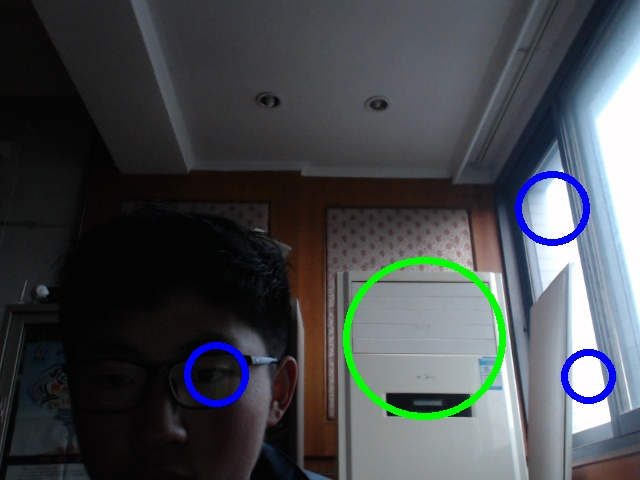
#> input picture BallDetector/src/test#1.jpg, 640 x 480 px, given in place of the camera
$ python beta.py
#> lines starting #> are read from the running program, lines starting #| are printed output that depends on the picture; after the words box and inside, x2 and y2 are one past the last pixel; in counts of white or black regions, pixels touching at a corner belong together
import cv2
import numpy as np
#import os.system as sys

import os
#lower = np.array([40,0,0])
#upper = np.array([85,255,255])
lower = (25,86,6)
upper = (64,255,255)
LowerBlue = np.array([100, 0, 0])
UpperBlue = np.array([130, 255, 255])
iBest = -1.0
try:
    cam2 = cv2.VideoCapture(0)
    cam = cv2.VideoCapture(1)
    _,frame2 = cam.read()
#> frame2 is the input picture: shape (480, 640, 3); mean B, G, R 77.4, 73.6, 69.5
    _,frame = cam2.read()
    cv2.namedWindow("splitter",cv2.WINDOW_AUTOSIZE)
except aa:
    print(aa.message)
    os._exit()
#es = cv2.getStructuringElement(cv2.MORPH_ELLIPSE, (10,10))
element = cv2.getStructuringElement(cv2.MORPH_RECT,(5,5))

HSV =  cv2.cvtColor(frame2,cv2.COLOR_BGR2HSV)
#> HSV: shape (480, 640, 3); mean H, S, V 84.3, 48.4, 82.9
#HSV = cv2.GaussianBlur(HSV, (5, 5), 0)
H,S,V = cv2.split(HSV)
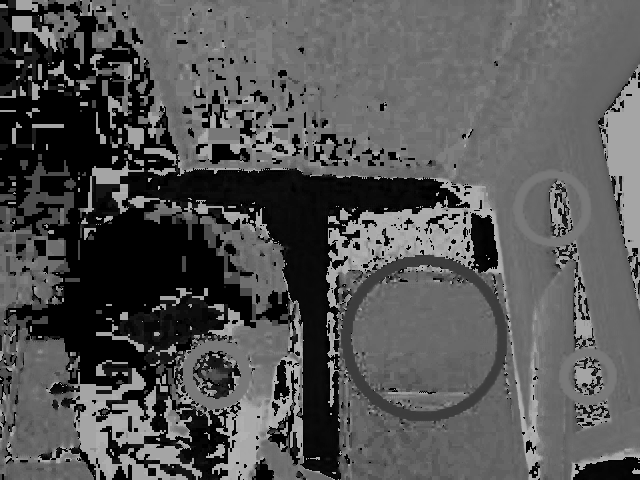
#> H: shape (480, 640); min 0, max 179, mean 84.3
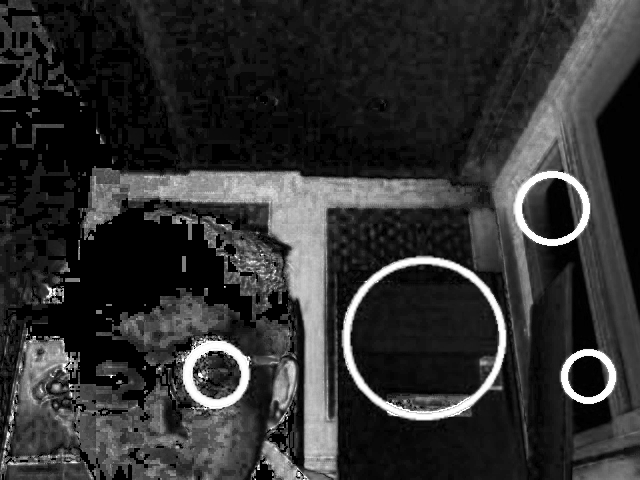
#> S: shape (480, 640); min 0, max 255, mean 48.4
mask = cv2.inRange(HSV,lower,upper)
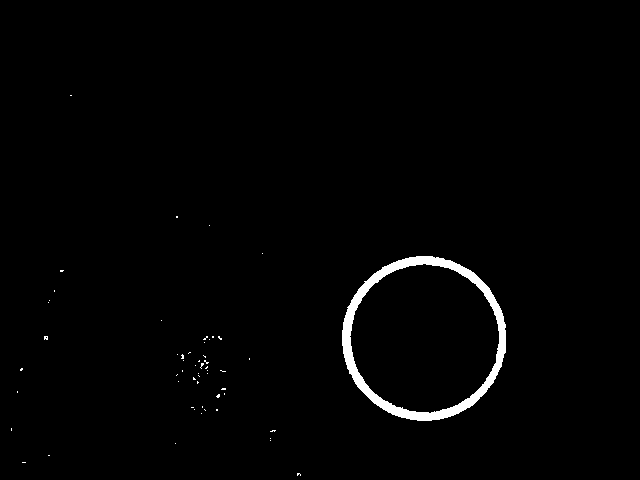
#> mask: shape (480, 640); 1.4% white; 56 white regions (55 under 20 px), largest, box (x1, y1, x2, y2) and area: (342, 256, 506, 421) 4101
mask = cv2.erode(mask, None, iterations=2)
#> mask: shape (480, 640); 0.51% white; 1 white region, box (x1, y1, x2, y2) and area: (344, 258, 504, 419) 1580
mask = cv2.dilate(mask, None, iterations=2)
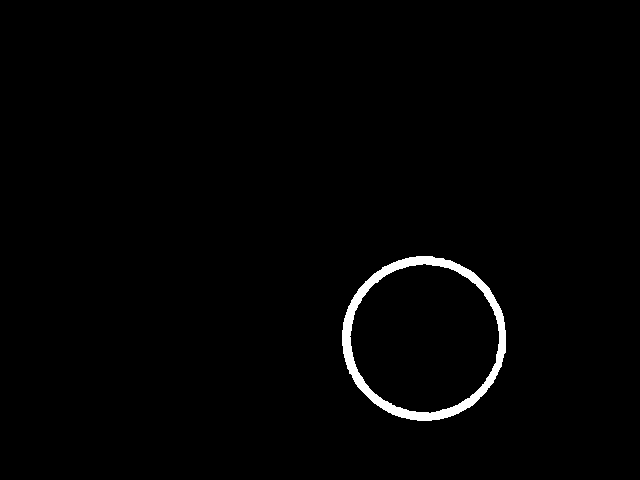
#> mask: shape (480, 640); 1.3% white; 1 white region
certain = cv2.bitwise_and(frame2,frame2,mask=mask)
#cv2.imshow("splitter",np.stack([frame,frame2,certain]))
diff = cv2.GaussianBlur(certain,(5,5),0)
diff = cv2.threshold(certain, 25, 255, cv2.THRESH_BINARY)[1]
diff = cv2.morphologyEx(diff,cv2.MORPH_OPEN,element)
diff = cv2.morphologyEx(diff,cv2.MORPH_CLOSE,element)
cnts = cv2.findContours(mask.copy(),cv2.RETR_EXTERNAL,cv2.CHAIN_APPROX_SIMPLE)[-2]
#> cnts = 1 contour; box (x1, y1, x2, y2) and area: (342, 256, 506, 421) 20940
center = None
if len(cnts)>0:
    c = max(cnts,key=cv2.contourArea)
#> c = contour of 216 points, box (x1, y1, x2, y2) (342, 256, 506, 421), area 20940
    ((x,y),radius) = cv2.minEnclosingCircle(c)
#> x = 423.7; y = 338.1; radius = 82.5
    M=cv2.moments(c)
#> M = moments, m00 20940.5, centre m10/m00, m01/m00 = (423.7, 338)
    center = (int(M["m10"]/M["m00"]), int(M["m01"] / M["m00"]))
#> center = (423, 338)
    if radius > 10:
        cv2.circle(frame2,(int(x),int(y)),int(radius),(0,255,255),2)
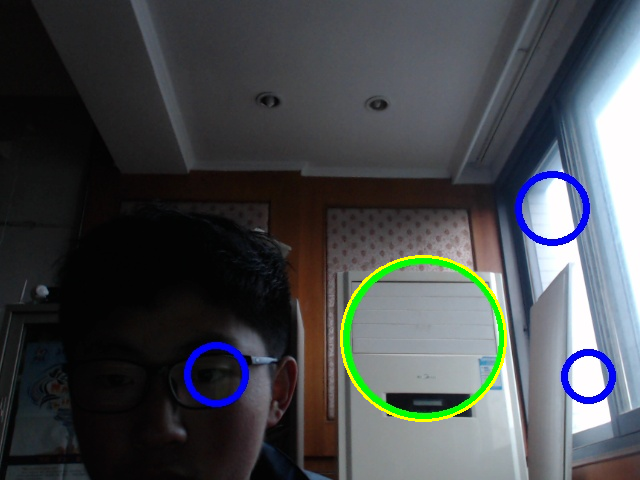
#> frame2: shape (480, 640, 3); 0.51% of pixels changed, all inside (x1, y1, x2, y2) = (340, 255, 507, 422)
        cv2.circle(frame2,center,5,(0,0,255),-1)
#> frame2: shape (480, 640, 3); 0.03% of pixels changed, all inside (x1, y1, x2, y2) = (418, 333, 429, 344)


gray = cv2.cvtColor(frame2,cv2.COLOR_BGR2GRAY)
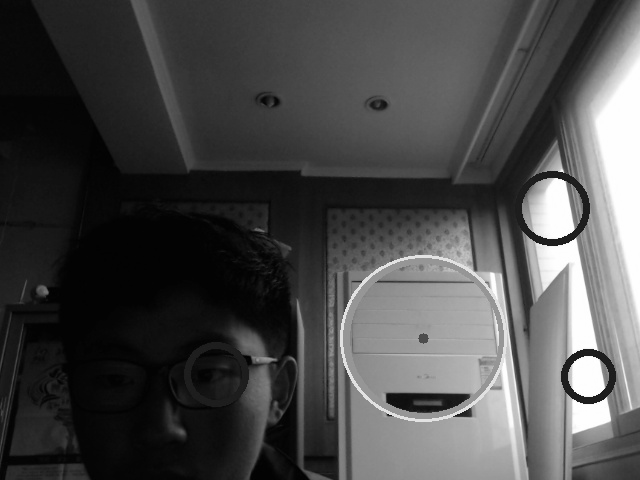
#> gray: shape (480, 640); min 1, max 255, mean 73.2
print(frame2.shape)
#| (480, 640, 3)

cv2.imshow("splitter",np.hstack([frame2,certain]))
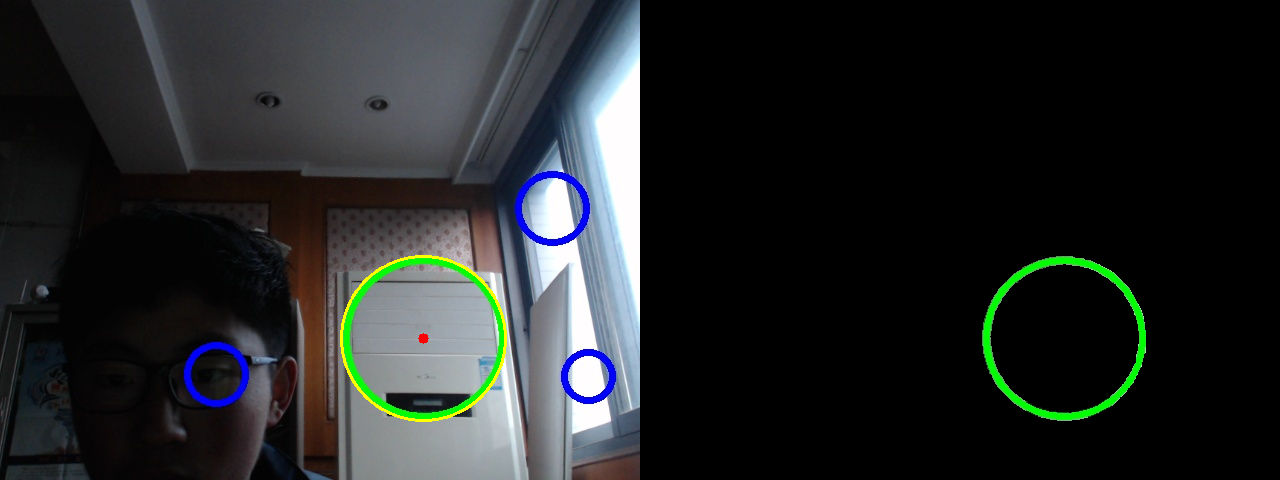
#> window 'splitter': shape (480, 1280, 3); mean B, G, R 38.6, 38.5, 35.4
cv2.waitKey(0)
cv2.destroyAllWindows()
